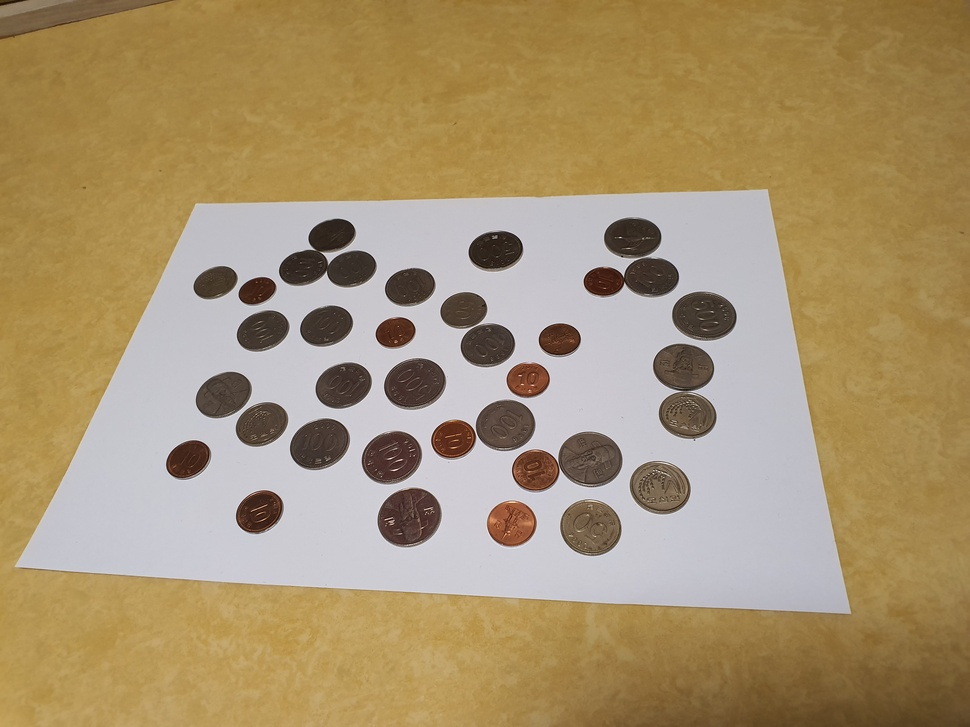
#> input picture images/4.jpg, 970 x 727 px, shrunk from 4032 x 3024 before the run
$ jupyter execute Untitled.ipynb   (older library calls are emulated)
#> lines starting #> are read from the running program, lines starting #| are printed output that depends on the picture; after the words box and inside, x2 and y2 are one past the last pixel; in counts of white or black regions, pixels touching at a corner belong together
[cell 1]
#A4 Detecting
import numpy as np
import cv2
from matplotlib import pyplot as plt

img = cv2.imread('./images/4.jpg')
#> img is the input picture: shape (727, 970, 3); mean B, G, R 110.8, 146.9, 167.7
img_ori = img.copy()
img_gray = cv2.cvtColor(img,cv2.COLOR_BGR2GRAY)
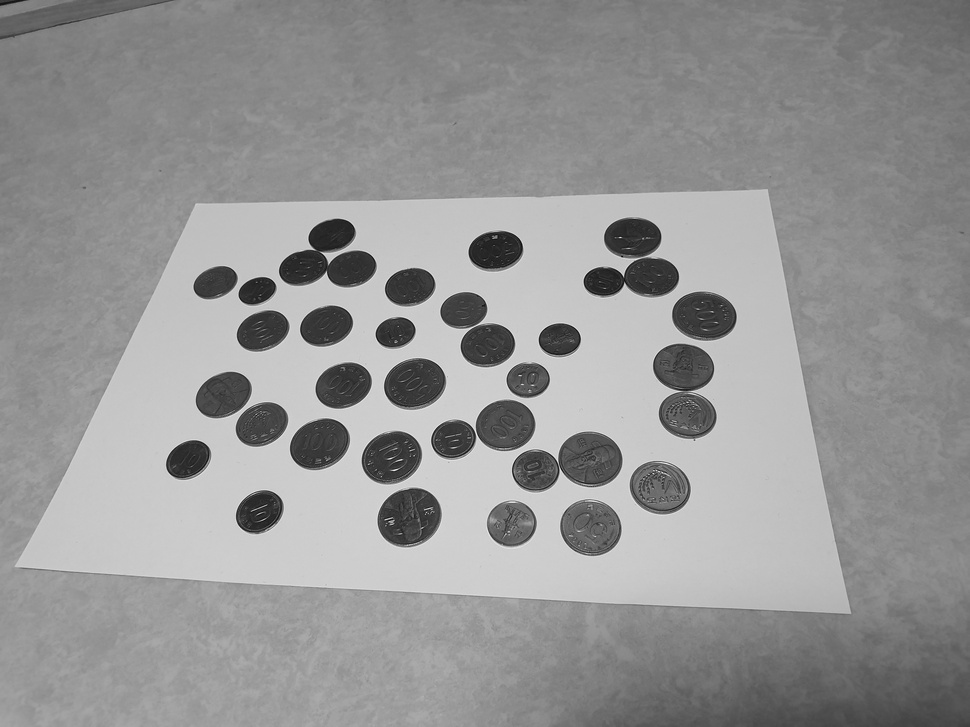
#> img_gray: shape (727, 970); min 9, max 242, mean 149.1

dst = cv2.bilateralFilter(img_gray, 10, 100, 100) # Bilateral Filtering
dst1 = cv2.GaussianBlur(dst, (5,5), 0)       # GaussianBlur
dst2 = cv2.medianBlur(dst1, 9)                # Median Blur

ret_threshold, binary_img = cv2.threshold(dst2,
                                          170,
                                          255,
                                          cv2.THRESH_BINARY)
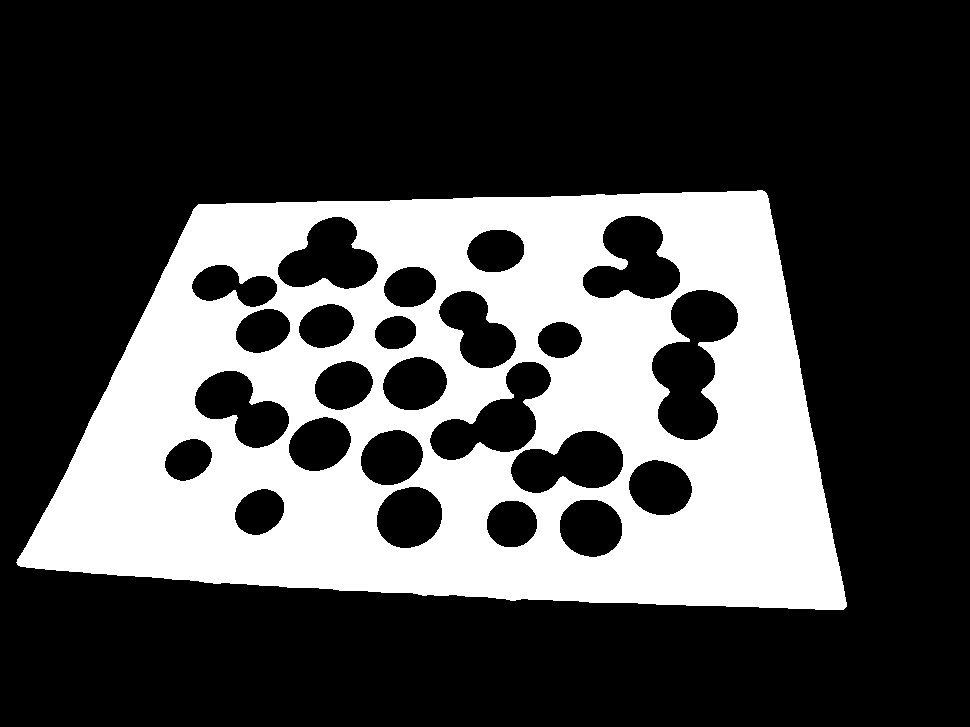
#> binary_img: shape (727, 970); 29.4% white; 1 white region, box (x1, y1, x2, y2) and area: (16, 190, 847, 610) 207649

#contour을 찾고 A4용지의 외곽선 그리기
img0, contour, hierarchy = cv2.findContours(dst2,
                                            cv2.RETR_EXTERNAL,
                                            cv2.CHAIN_APPROX_SIMPLE)
#> contour = [[[0, 0], [0, 726], [969, 726], [969, 0]]]

# Draw Contour with Blue
cv2.drawContours(img, contour, -1, (255,0,0), 5)

#print(len(contour[1]))
max = 0;
index = -1;
for i in range(len(contour)):
   # print(max,i)
    if(max<len(contour[i])):
        index = i
        max = len(contour[i])
        print(max, i)
#> this loop made 1 pass
#> (index, max) on pass 1: (0, 4)
#| 4 0
#> after the loop, index = 0; max = 4


cnt=contour[index]
#> cnt = [[0, 0], [0, 726], [969, 726], [969, 0]]

cv2.drawContours(img, [cnt], 0, (255, 255, 0), 1)

epsilon1 = 0.1*cv2.arcLength(cnt, True)
#> epsilon1 = 339

approx1 = cv2.approxPolyDP(cnt, epsilon1, True)
#> approx1 = [[0, 0], [0, 726], [969, 726], [969, 0]]

cv2.drawContours(img, [approx1], 0, (0, 255, 0), 20)
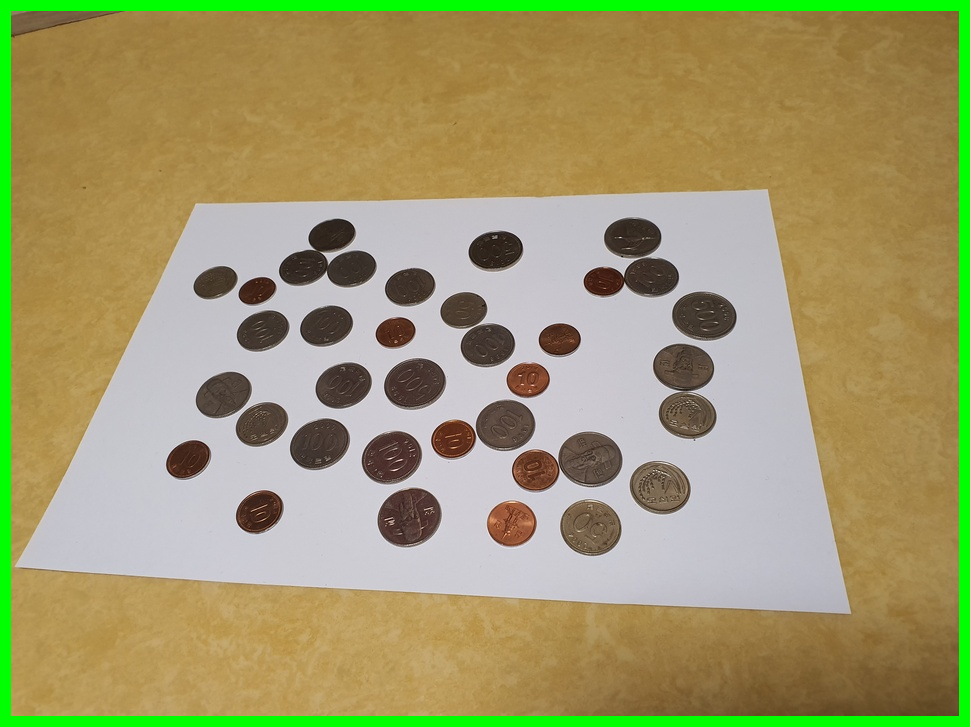
#> img: shape (727, 970, 3); mean B, G, R 107.3, 153.8, 159.7

plt.imshow(img)

approx1
#> Out = [[0, 0], [0, 726], [969, 726], [969, 0]]

$ run again, with images/1.jpg copied over images/4.jpg
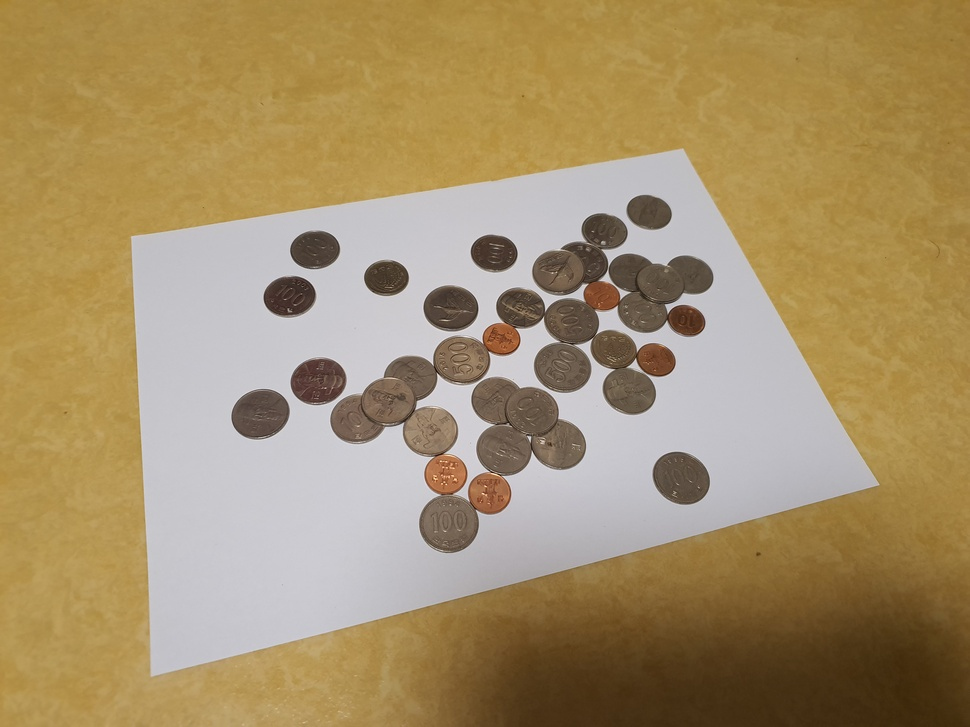
#> input picture images/1.jpg, 970 x 727 px, shrunk from 4032 x 3024 before the run
#> img is the input picture: shape (727, 970, 3); mean B, G, R 105.3, 144.4, 165.7
#> `ret_threshold, binary_img = cv2.threshold(dst2, 170, 255, cv2.THRESH_B..`:
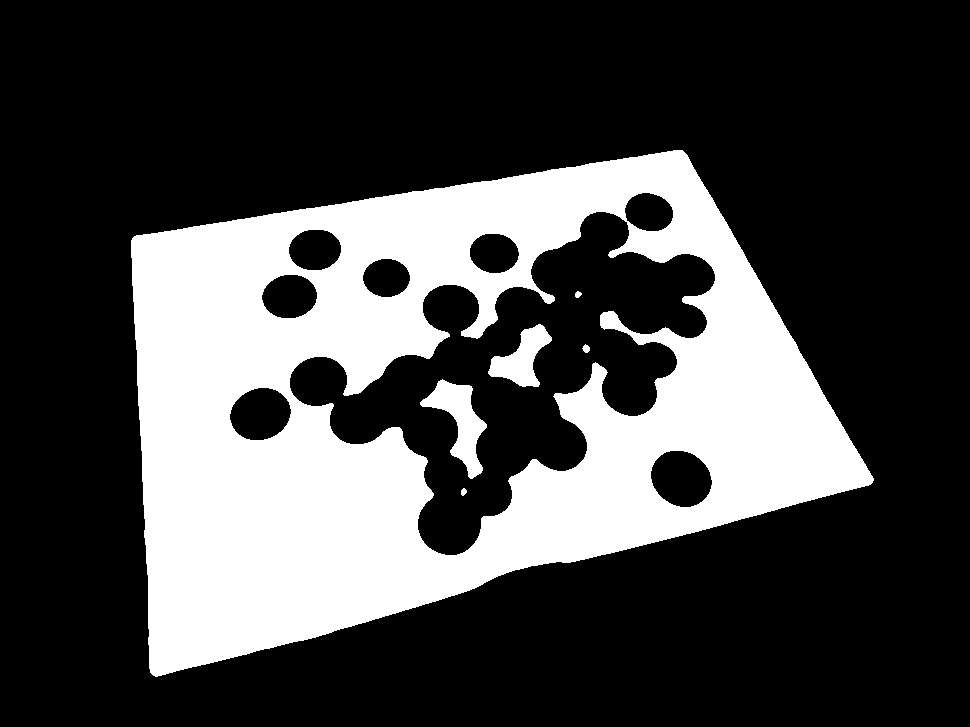
#> binary_img: shape (727, 970); 27.8% white; 6 white regions, box (x1, y1, x2, y2) and area: (131, 150, 874, 677) 191333, (420, 379, 487, 479) 2607, (488, 324, 552, 387) 1917, (582, 344, 590, 353) 48, (575, 291, 582, 298) 35, (461, 488, 467, 496) 35
#> contour = [[[0, 0], [0, 726], [969, 726], [969, 0]]]
#> the loop `for i in range(len(contour)):` made 1 pass
#> (index, max) on pass 1: (0, 4)
#> (printed output is left out)
#> after the loop `for i in range(len(contour)):`: index = 0; max = 4
#> cnt = [[0, 0], [0, 726], [969, 726], [969, 0]]
#> epsilon1 = 339
#> approx1 = [[0, 0], [0, 726], [969, 726], [969, 0]]
#> `cv2.drawContours(img, [approx1], 0, (0, 255, 0), 20)`:
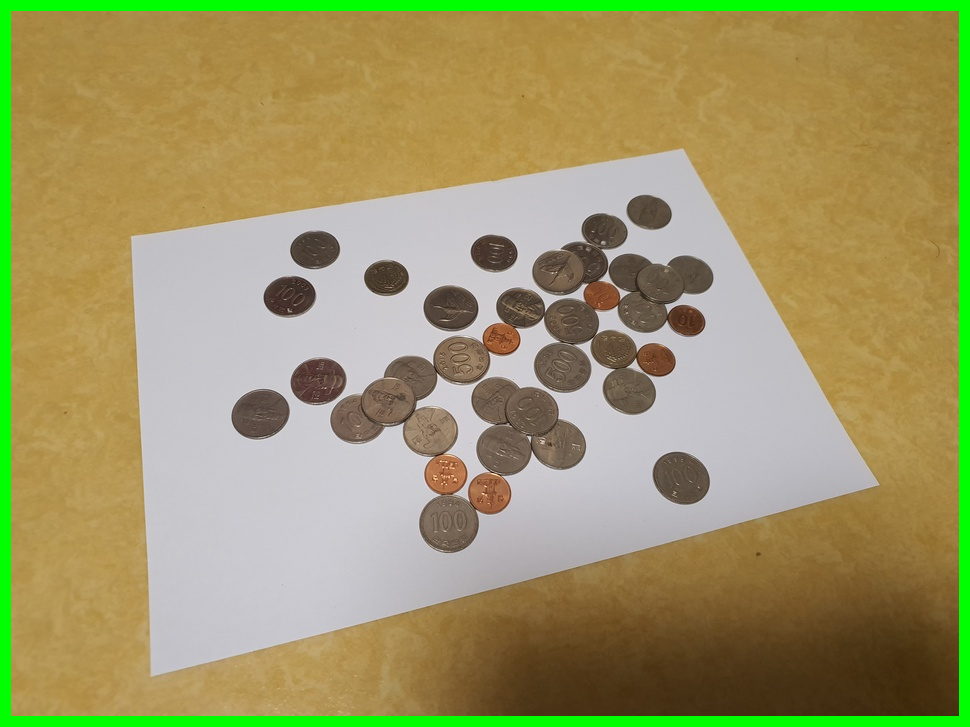
#> img: shape (727, 970, 3); mean B, G, R 102.1, 151.3, 157.8

$ run again, with images/2.jpg copied over images/4.jpg
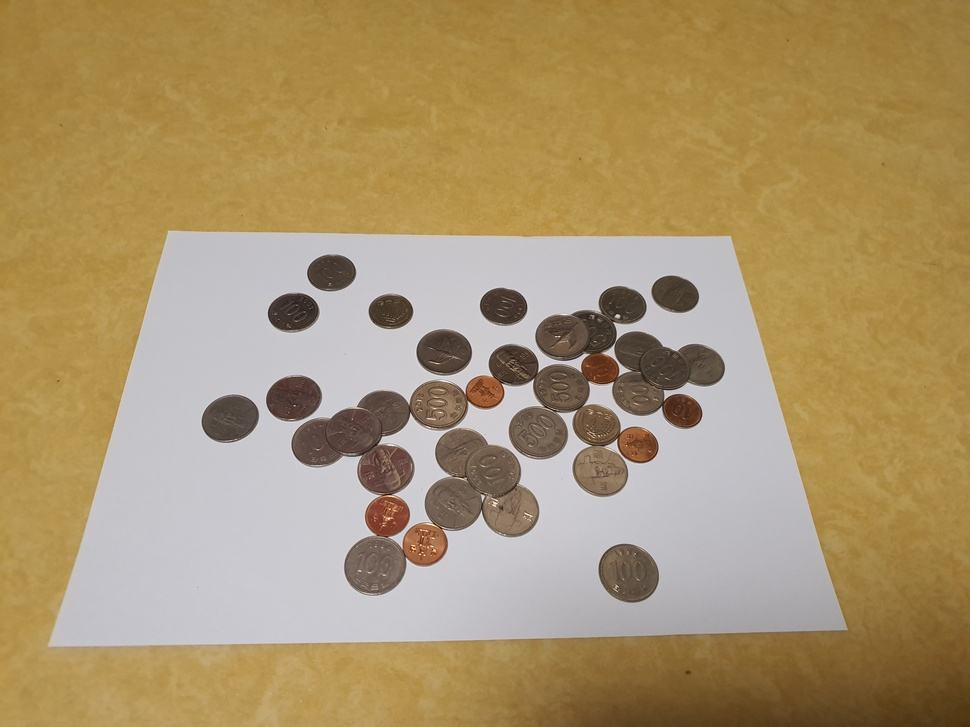
#> input picture images/2.jpg, 970 x 727 px, shrunk from 4032 x 3024 before the run
#> img is the input picture: shape (727, 970, 3); mean B, G, R 108.4, 148.2, 169.9
#> `ret_threshold, binary_img = cv2.threshold(dst2, 170, 255, cv2.THRESH_B..`:
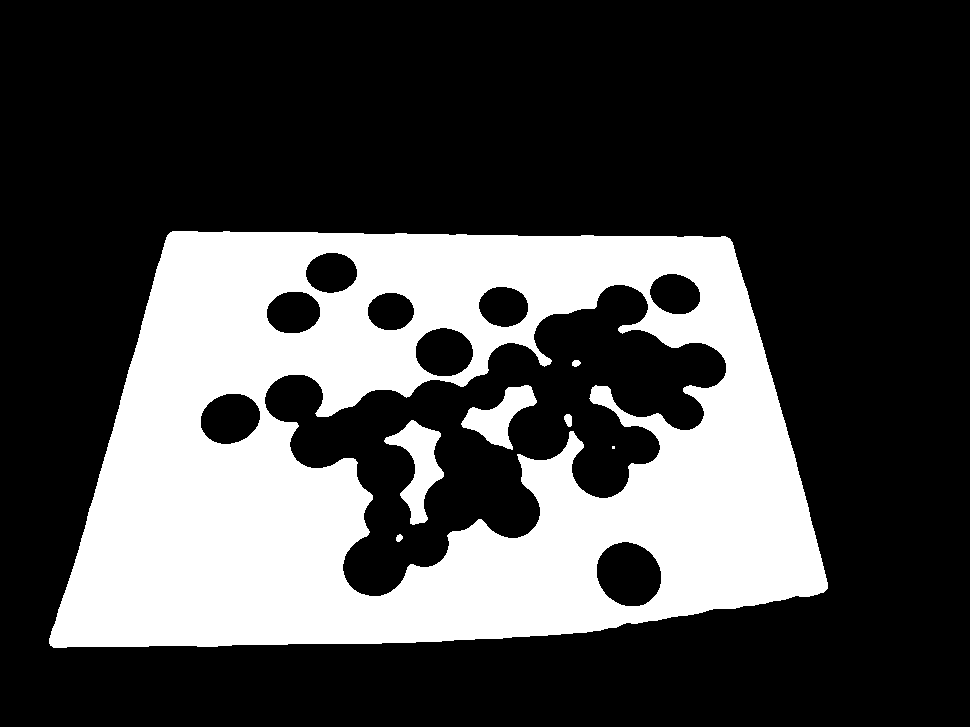
#> binary_img: shape (727, 970); 28.3% white; 7 white regions (1 under 20 px), largest, box (x1, y1, x2, y2) and area: (49, 231, 828, 648) 194472, (384, 420, 444, 525) 2669, (461, 385, 537, 450) 2101, (564, 414, 572, 427) 81, (572, 360, 581, 367) 48, (396, 534, 403, 542) 41
#> contour = [[[0, 0], [0, 726], [969, 726], [969, 0]]]
#> the loop `for i in range(len(contour)):` made 1 pass
#> (index, max) on pass 1: (0, 4)
#> (printed output is left out)
#> after the loop `for i in range(len(contour)):`: index = 0; max = 4
#> cnt = [[0, 0], [0, 726], [969, 726], [969, 0]]
#> epsilon1 = 339
#> approx1 = [[0, 0], [0, 726], [969, 726], [969, 0]]
#> `cv2.drawContours(img, [approx1], 0, (0, 255, 0), 20)`:
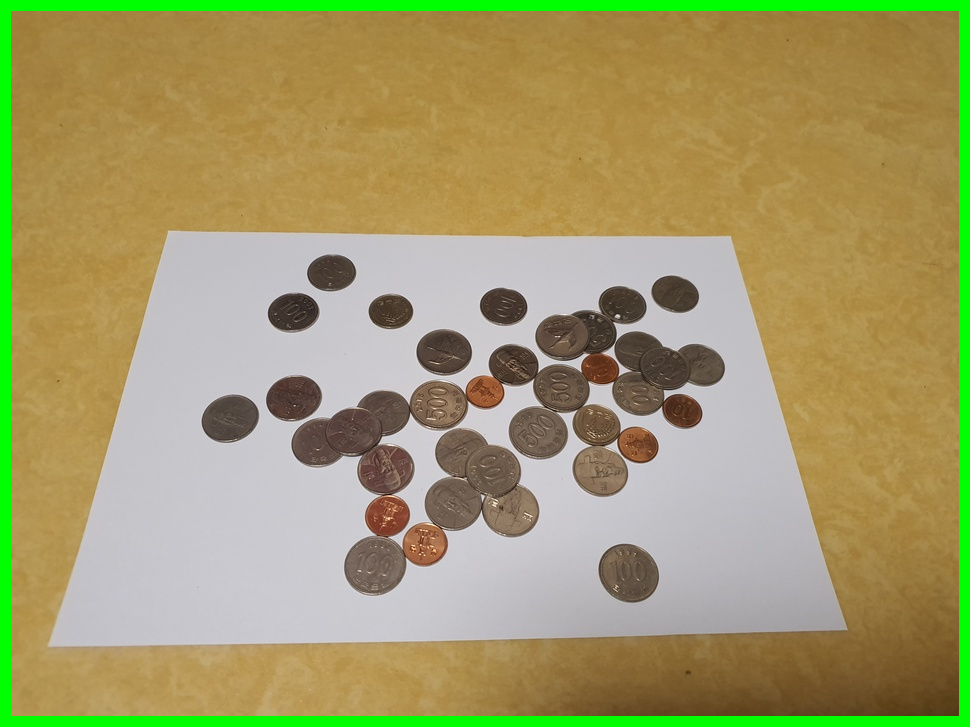
#> img: shape (727, 970, 3); mean B, G, R 105, 155, 161.8

$ run again, with images/3.jpg copied over images/4.jpg
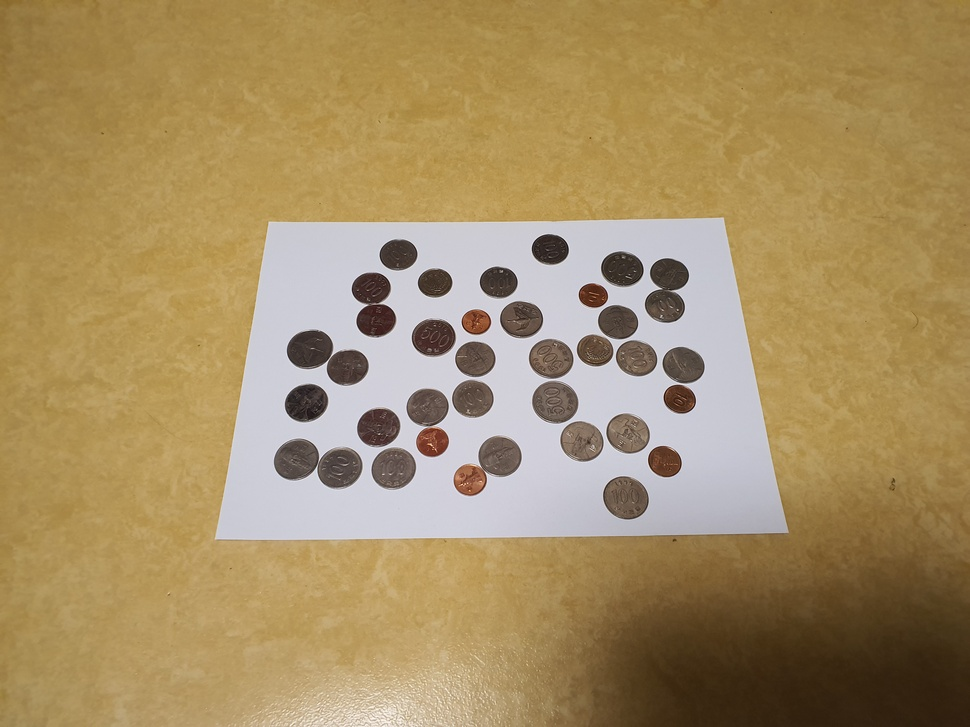
#> input picture images/3.jpg, 970 x 727 px, shrunk from 4032 x 3024 before the run
#> img is the input picture: shape (727, 970, 3); mean B, G, R 100.2, 142.6, 165.9
#> `ret_threshold, binary_img = cv2.threshold(dst2, 170, 255, cv2.THRESH_B..`:
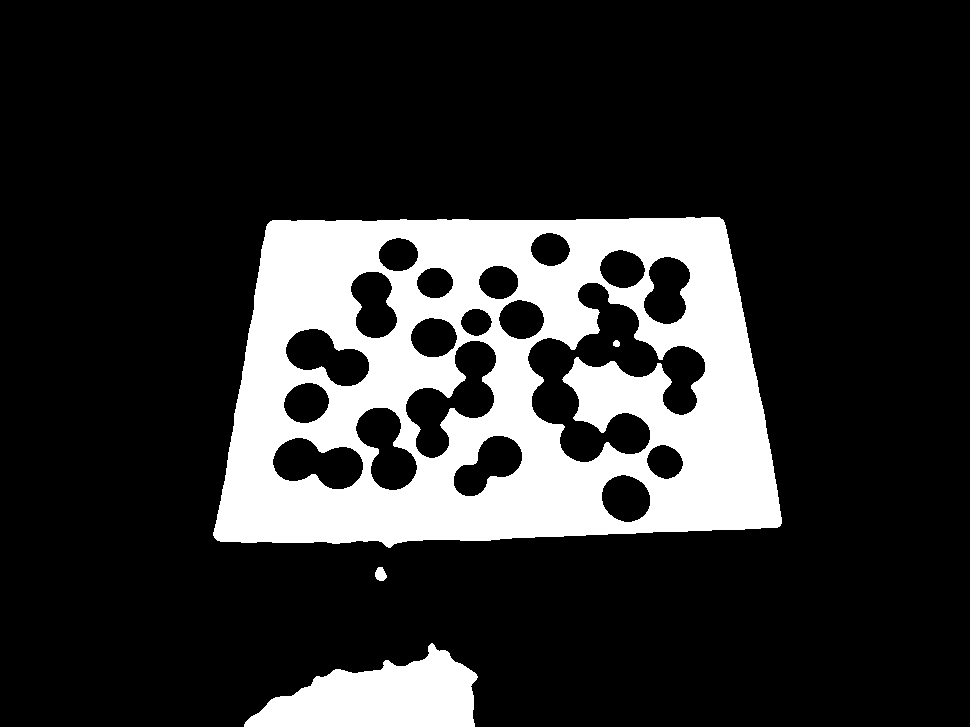
#> binary_img: shape (727, 970); 18.5% white; 4 white regions, box (x1, y1, x2, y2) and area: (213, 217, 782, 548) 118608, (244, 643, 478, 727) 11806, (375, 567, 387, 581) 125, (613, 340, 620, 347) 40
#> contour = [[[0, 0], [0, 726], [969, 726], [969, 0]]]
#> the loop `for i in range(len(contour)):` made 1 pass
#> (index, max) on pass 1: (0, 4)
#> (printed output is left out)
#> after the loop `for i in range(len(contour)):`: index = 0; max = 4
#> cnt = [[0, 0], [0, 726], [969, 726], [969, 0]]
#> epsilon1 = 339
#> approx1 = [[0, 0], [0, 726], [969, 726], [969, 0]]
#> `cv2.drawContours(img, [approx1], 0, (0, 255, 0), 20)`:
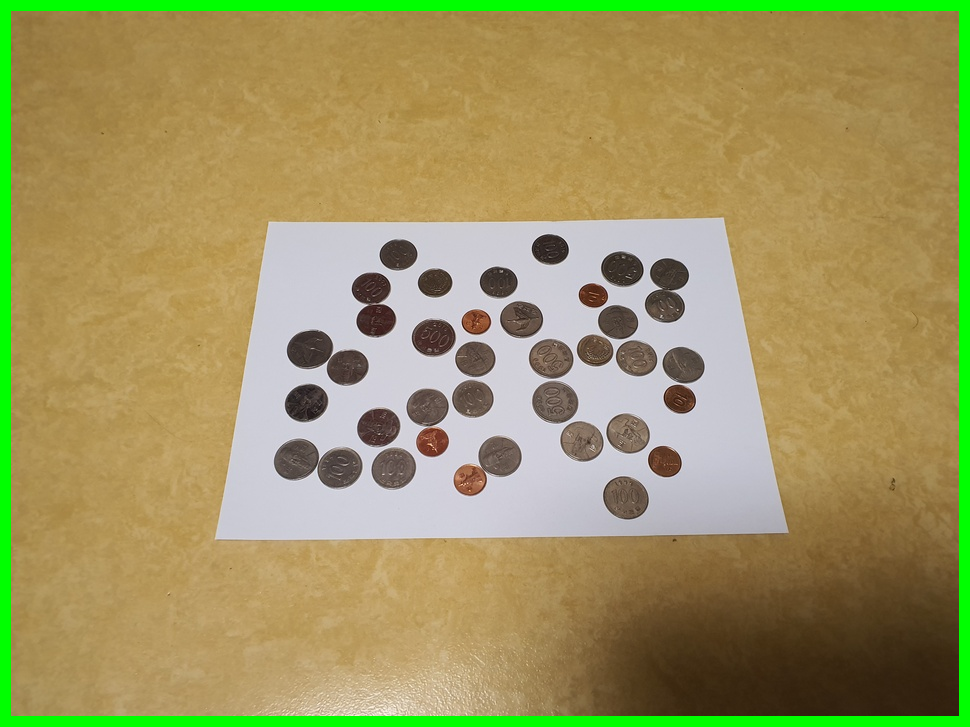
#> img: shape (727, 970, 3); mean B, G, R 96.4, 149.5, 158.1
